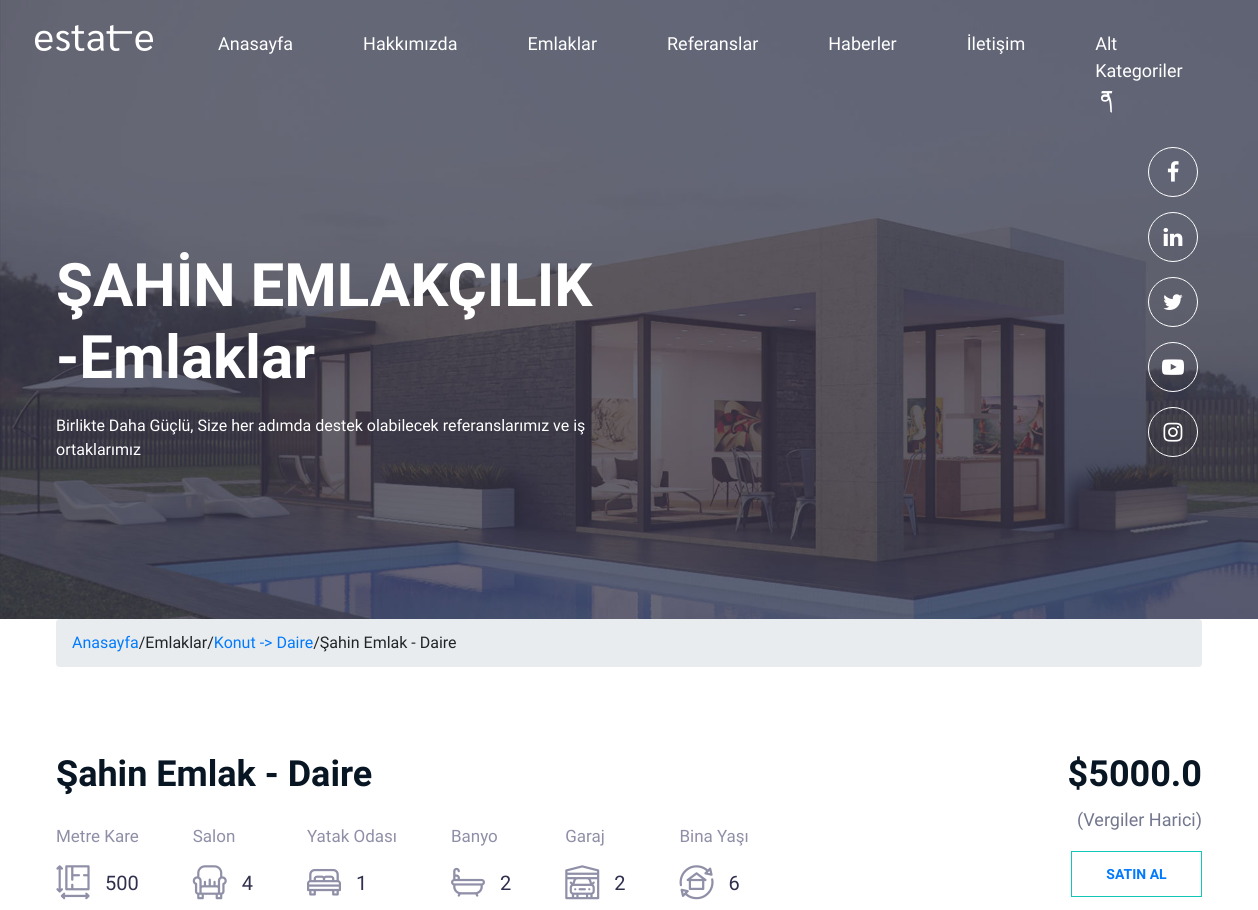
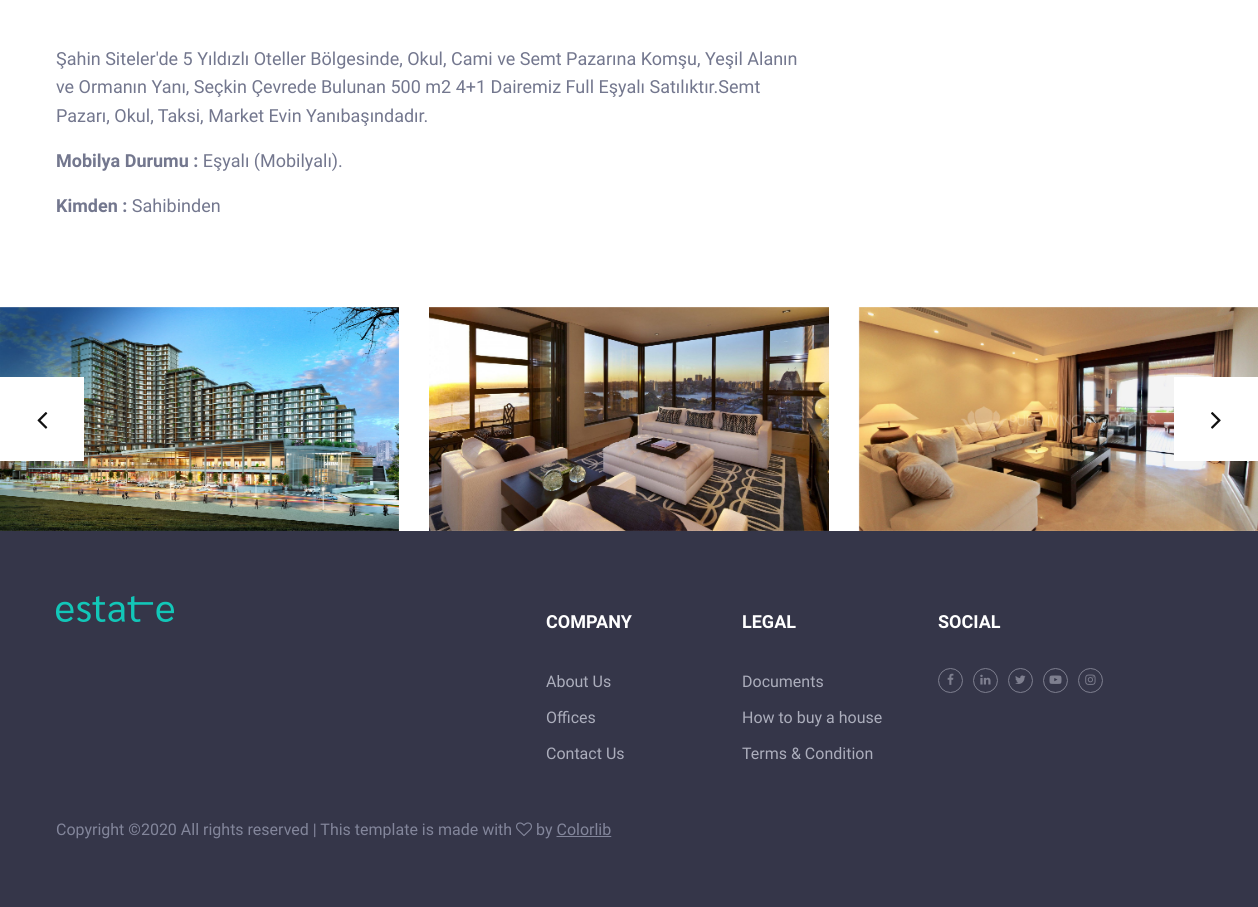
The app's page /emlak/12/sahin-daire/ with its own data (2 pictures, top to bottom).
### emlak/models.py (models this page shows, shortened)
class Emlak(models.Model):   # tablomuz
    STATUS = (                                                           # one to one -> user ın üye kaydı ve kimlik bilgisi
        ('True','Evet'),                                                   # many to one -> danışman ve öğrenci (her öğrencinin bir tane danışmanı vardır)
        ('False','Hayır'),                                               # many to many -> dersler ve öğrenciler
    )                                                                    # one to many -> pantolon hem kışlıkta hem erkek giysisi tablosunda olabilir
    category = models.ForeignKey(Category,on_delete=models.CASCADE)      # burada ise tablodaki gibi productta category_id category deki id ye bağlı(manyToOne)
    title = models.CharField(max_length=30)     # uzunluk
    keywords = models.CharField(blank=True,max_length=255)     # alan türü
    description = models.CharField(blank=True,max_length=255)     #alan türü
    image = models.ImageField(blank=True,upload_to='images/')     #dosya eklenecek resim
    price = models.FloatField()
    square = models.IntegerField()
    rooms = models.CharField(blank=True, max_length=5)
    salon = models.CharField(blank=True,max_length=20)
    yatakOda = models.CharField(blank=True, max_length=20)
    banyo = models.CharField(blank=True, max_length=20)
    garaj = models.CharField(blank=True, max_length=20)
    binaYasi = models.CharField(blank=True, max_length=20)
    detail = RichTextUploadingField()
    slug = models.SlugField(blank=True,max_length=255)
    status = models.CharField(max_length=10, choices=STATUS)   # yukarda evet hayır verdiğimiz için drowdown menude evet hayır var
    create_at = models.DateTimeField(auto_now_add=True)   # ne zaman oluşturuldu
    update_at = models.DateTimeField(auto_now_add=True)   # ne zaman güncellendi
    def image_tag(self):   # Adminde yuklenen resimlerin gosterilmesi
        return mark_safe('<img src="{}" height="50"/>'.format(self.image.url))   # bu html kodu ile resimler gözüküyor
    image_tag.short_description = "Image"

class Category(MPTTModel):   # tablomuz
    STATUS = (            # --> 2 amaçla yapılır 1-Tabloyu oluşturmak   2- Adminde yönetilmeyi ayarlamak
        ('True','Evet'),
        ('False','Hayır'),
    )
    title = models.CharField(max_length=30)     # uzunluk
    keywords = models.CharField(blank=True,max_length=255)     # alan türü
    description = models.CharField(blank=True,max_length=255)     #alan türü
    image = models.ImageField(blank=True,upload_to='images/')     #dosya eklenecek resim
    status = models.CharField(max_length=10, choices=STATUS)   # yukarda evet hayır verdiğimiz için drowdown menude evet hayır var
    slug = models.SlugField()     #adres satırında id yerine metinsel bir şekilde çagırmak icin category/3
    parent = TreeForeignKey('self',blank=True, null=True, related_name='children', on_delete=models.CASCADE)   # kendisiyle ilişkili(kendi id)
    create_at = models.DateTimeField(auto_now_add=True)   # ne zaman oluşturuldu
    update_at = models.DateTimeField(auto_now_add=True)   # ne zaman güncellendi
    class MPTTMeta:
        order_insertion_by = ['title']
    def __str__(self):
        full_path = [self.title]
        k = self.parent
        while k is not None:
            full_path.append(k.title)
            k = k.parent
        return ' -> '.join(full_path[::-1])
    def image_tag(self):   # Adminde yuklenen resimlerin gosterilmesi
        return mark_safe('<img src="{}" height="50"/>'.format(self.image.url))   # bu html kodu ile resimler gözüküyor
    image_tag.short_description = "Image"

class Images(models.Model):
    emlak = models.ForeignKey(Emlak,on_delete=models.CASCADE)   # Cascade --> ilişkili oldugu(bağlı) emlak silinirse buda silinir demektir havada kalmasın diye
    title = models.CharField(max_length=50, blank=True) # blank= True null olabilir dedik                         # emlak id ile bağlamış olduk
    image = models.ImageField(blank=True, upload_to='images/')
    def image_tag(self):   # Adminde yuklenen resimlerin gosterilmesi
        return mark_safe('<img src="{}" height="50"/>'.format(self.image.url))   # bu html kodu ile resimler gözüküyor
    image_tag.short_description = "Image"

### home/views.py (the view)
# urls.py: path('emlak/<int:id>/<slug:slug>/', views.emlak_detail, name='emlak_detail')
def emlak_detail(request,id,slug):
    category = Category.objects.all()
    emlak = Emlak.objects.get(pk=id)
    images = Images.objects.filter(emlak_id=id)
    context = {'emlak':emlak,
               'category':category,
               'images':images,
               }
    return render(request,'emlak_detail.html',context)

### home/templates/emlak_detail.html (shortened to what this page needs)
{% extends 'homebase.html' %}
{% load static %}
{% block content %}
	<section class="page-top-section set-bg" data-setbg="{% static 'img/page-top-bg/1.jpg'  %}">
		<div class="container">
			<div class="row">
				<div class="col-lg-6">
					<div class="page-top-text text-white">
						<h2>ŞAHİN EMLAKÇILIK -Emlaklar</h2>
						<h7>Birlikte Daha Güçlü, Size her adımda destek olabilecek referanslarımız ve iş ortaklarımız </h7>
					</div>
				</div>
			</div>
		</div>
		<div class="hero-social-warp">
				<div class="hero-social">
					<a href=""><i class="fa fa-facebook"></i></a>
					<a href=""><i class="fa fa-linkedin"></i></a>
					<a href=""><i class="fa fa-twitter"></i></a>
					<a href=""><i class="fa fa-youtube-play"></i></a>
					<a href=""><i class="fa fa-instagram"></i></a>
				</div>
        </div>
	</section>
    <div  id="breadcrumb">
    <div class="container">
        <ul class="breadcrumb">
            <li><a href="/">Anasayfa  </a> </li>
            <li class="active"> /Emlaklar/ </li>
            <li><a href="/category/{{ emlak.category_id }}/{{ emlak.slug }}">{{ emlak.category }} </a> </li>
            <li class="active">/{{ emlak.title }}</li>
        </ul>
    </div>
    </div>
    <section class="property-details-section spad">
        <div class="container">
            <div class="row">
                <div class="col-xl-8 col-lg-7">
                    <div class="property-details">
                        <h2>{{ emlak.title }}</h2>
                        <div class="property-info">
                            <h6>Metre Kare</h6>
                            <div class="pi-icon">
                                <i class="flaticon-151-plans"></i>
                                <span> {{ emlak.square }} </span>
                            </div>
                        </div>
                        <div class="property-info">
                            <h6>Salon</h6>
                            <div class="pi-icon">
                                <i class="flaticon-151-sit-down"></i>
                                <span> {{ emlak.salon }} </span>
                            </div>
                        </div>
                        <div class="property-info">
                            <h6>Yatak Odası</h6>
                            <div class="pi-icon">
                                <i class="flaticon-151-beds"></i>
                                <span>{{ emlak.yatakOda }}</span>
                            </div>
                        </div>
                        <div class="property-info">
                            <h6>Banyo</h6>
                            <div class="pi-icon">
                                 <i class="flaticon-151-relax"></i>
                                 <span>{{ emlak.banyo }}</span>
                            </div>
                        </div>
                        <div class="property-info">
                            <h6>Garaj</h6>
                            <div class="pi-icon">
                                <i class="flaticon-151-transportation"></i>
                                <span>{{ emlak.garaj }} </span>
                            </div>
                        </div>
                        <div class="property-info">
                            <h6>Bina Yaşı</h6>
                            <div class="pi-icon">
                                <i class="flaticon-151-houses"></i>
                                <span> {{ emlak.binaYasi }} </span>
                            </div>
                        </div>
                    </div>
                    <p>{{ emlak.detail | safe }}</p>
                </div>
                <div class="col-xl-4 col-lg-5 text-lg-right text-left">
                    <div class="property-price">
                        <h2>${{ emlak.price }}</h2>
                        <p>(Vergiler Harici)</p>
                        <button class="site-btn"><a href="/">Satın Al</a></button>
                    </div>
                </div>
            </div>
        </div>
    </section>
    <div class="property-features-slider owl-carousel">
        <a href="{{ emlak.image.url }}" class="img-popup-gallery">
            <img src="{{ emlak.image.url }}" alt="">
        </a>
        {% for rs in images %}
        <a href="{{ rs.image.url }}" class="img-popup-gallery">
            <img src="{{ rs.image.url }}" alt="">
        </a>
        {% endfor %}
    </div>
{% endblock %}

### home/static/css/style.css (style rules this page uses)
html, body { height: 100%; font-family: "Sarabun", sans-serif; -webkit-font-smoothing: antialiased; font-smoothing: antialiased; }
h1, h2, h3, h4, h5, h6 { margin: 0; color: #081624; font-weight: 600; }
h2 { font-size: 36px; }
h6 { font-size: 16px; }
p { font-size: 18px; color: #73778e; line-height: 1.6; }
img { max-width: 100%; }
ul, ol { padding: 0; margin: 0; }
.set-bg { background-repeat: no-repeat; background-size: cover; background-position: top center; }
.spad { padding-top: 70px; padding-bottom: 70px; }
.text-white h1, .text-white h2, .text-white h3, .text-white h4, .text-white h5, .text-white h6, .text-white p, .text-white span, .text-white li, .text-white a { color: #fff; }
.site-btn { display: inline-block; border: 1px solid #12c7b8; font-size: 14px; font-weight: 600; min-width: 131px; padding: 14px 25px; text-transform: uppercase; background: transparent; color: #12c7b8; line-height: normal; cursor: pointer; text-align: center; }
.hero-social-warp { position: absolute; height: 100%; right: 60px; top: 0; z-index: 5; display: -webkit-box; display: -ms-flexbox; display: flex; -webkit-box-align: center; -ms-flex-align: center; align-items: center; -webkit-box-pack: center; -ms-flex-pack: center; justify-content: center; }
.hero-social a { display: -webkit-box; display: -ms-flexbox; display: flex; -webkit-box-pack: center; -ms-flex-pack: center; justify-content: center; -webkit-box-align: center; -ms-flex-align: center; align-items: center; width: 50px; height: 50px; border: 1px solid #fff; border-radius: 50%; margin-bottom: 15px; color: #fff; font-size: 22px; }
.design-slider a, .property-features-slider a { display: block; position: relative; }
.design-slider a::before, .property-features-slider a::before { position: absolute; content: ""; width: 100%; height: 100%; left: 0; top: 0; background: #081624; opacity: 0; -webkit-transition: all 0.4s; transition: all 0.4s; }
.page-top-section { height: 619px; position: relative; }
.page-top-text { padding-top: 250px; }
.page-top-text h2 { font-size: 60px; font-weight: 700; margin-bottom: 20px; }
.property-details h2 { font-weight: 700; margin-bottom: 30px; }
.property-info { display: inline-block; margin-right: 50px; margin-bottom: 30px; }
.property-info:last-child { margin-right: 0; }
.property-info h6 { font-size: 17px; font-weight: 400; margin-bottom: 10px; color: #8f8fa8; }
.property-info .pi-icon { display: -webkit-box; display: -ms-flexbox; display: flex; -webkit-box-align: center; -ms-flex-align: center; align-items: center; }
.property-info .pi-icon i { float: left; font-size: 34px; color: #8f8fa8; margin-right: 15px; }
.property-info .pi-icon span { overflow: hidden; display: block; color: #30304e; font-size: 20px; font-weight: 500; }
.property-price h2 { font-weight: 700; margin-bottom: 10px; }
.property-price p { font-weight: 30; }
@media (min-width: 1200px) { .container { max-width: 1176px; } }

### records on screen
Emlak: category "Konut -> Daire", title "Şahin Emlak - Daire", square "500", salon "4", yatakOda "1", banyo "2", garaj "2", binaYasi "6", detail "Şahin Siteler'de 5 Yıldızlı Oteller Bölgesinde, Okul, Cami ve Semt Pazarına Komşu, Yeşil Alanın ve Ormanın Yanı, Seçkin Çevrede Bulunan 500 m2 4+1 Dairemiz Full Eşyalı Satılıktır.Semt Pazarı, Okul, Taksi, Market Evin Yanıbaşındadır. Mobilya Durumu : Eşyalı (Mobilyalı). Kimden : Sahibinden", price "5000.0", image (picture)
Images: image (picture)
Images: image (picture)
